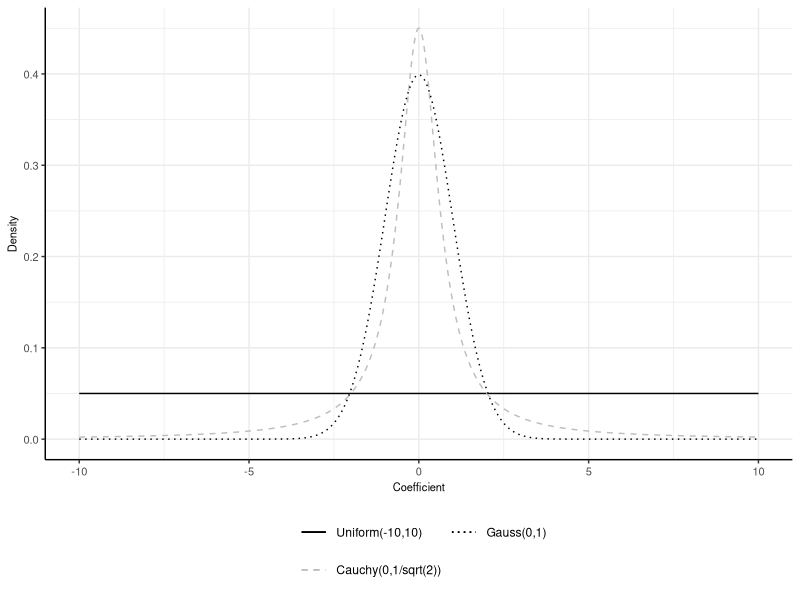

Source code (R):
library(ggplot2)
common_ops <-  list(theme(plot.title = element_text(size=8),
                          axis.text = element_text(size = 8),
                          axis.title = element_text(size = 8),
                          strip.text = element_text(size = 8),
                          legend.position="bottom",
                          legend.key = element_rect(size = 5),
                          legend.key.size = unit(1.5, 'lines'),
                          #   panel.grid.major=element_blank(),
                          #   panel.grid.minor=element_blank(),
                          panel.border=element_blank(),
                          axis.line=element_line(),
                          text=element_text()))
prior_dist <- ggplot() +
  geom_line(aes(x = seq(-10, 10, .01), y = dunif(seq(-10, 10,.01),-10,10), colour = "Uniform(-10,10)", linetype = "Uniform(-10,10)"), show.legend = T) +
  geom_line(aes(x = seq(-10, 10, .01), y = dcauchy(seq(-10, 10,.01),0,(1/sqrt(2))), colour = "Cauchy(0,1/sqrt(2))", linetype = "Cauchy(0,1/sqrt(2))"), show.legend = T) +
  geom_line(aes(x = seq(-10, 10, .01), y = dnorm(seq(-10, 10,.01),0,1), colour = "Gauss(0,1)", linetype = "Gauss(0,1)"), show.legend = T) +
#  geom_line(aes(x = seq(-10, 10, .01), y = dcauchy(seq(-10, 10,.01),0,2), colour = "Cauchy(0,2)", linetype = "Cauchy(0,2)"), show.legend = T) +
  scale_colour_manual("",
                      breaks = c("Uniform(-10,10)","Cauchy(0,1/sqrt(2))", "Gauss(0,1)"),
                      values = c("black", "grey", "black")) +
  scale_linetype_manual("",
                      breaks = c("Uniform(-10,10)", "Cauchy(0,1/sqrt(2))", "Gauss(0,1)"),
                      values = c(1, 2, 3)) +
  ylab("Density") +
  xlab("Coefficient") +
  guides(color = guide_legend(nrow = 2)) +
  theme_bw() +
  common_ops 
  
prior_dist


